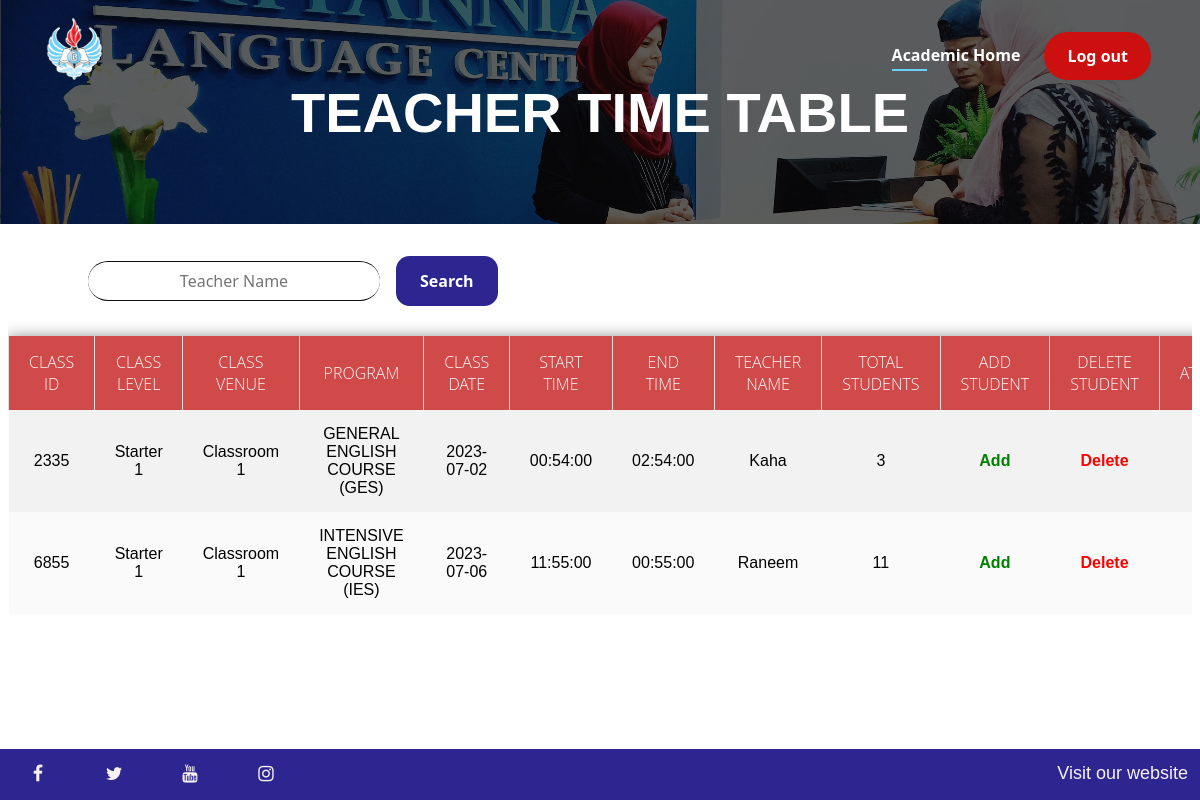
Screenshot of /stafftimetable.php (signed in) with the database file from the repository.
### tables this page shows
CREATE TABLE `class` (
  `classID` int(100) NOT NULL,
  `Level` varchar(100) NOT NULL,
  `ClassVenue` varchar(13) DEFAULT NULL,
  `prog` varchar(100) NOT NULL,
  `Time` time NOT NULL,
  `Time1` time NOT NULL,
  `Date` date NOT NULL,
  `TeacherName` text NOT NULL,
  `idAuthintication` int(11) NOT NULL
);

### stafftimetable.php (the view, shortened to what this page needs)
<?php
$host="localhost";
$user="root";
$password="";
$db="management_system";
include('Header6.php');
include('footer1.php');
$connection=mysqli_connect($host,$user,$password,$db);
?>
<!DOCTYPE html>
<html lang="en">
<head>
  <link rel="stylesheet" href="class.css">
  <link rel="stylesheet" href="footer1.css">
  <link rel="stylesheet" href="Testt.css">
</head>
<body>
<div>
  <div class="search">
    <form id='search' class="search-container" method="POST">
       <input type='text' placeholder='Teacher Name' class="searchinput-field" name='searchTerm'>
       <button type='submit' class="search-btn" name="inf1" value="inf1">Search</button>
    </form>
  </div>
</div>
 <?php
if ($_SERVER["REQUEST_METHOD"] == "POST" && isset($_POST['searchTerm'])) {
  $searchTerm = mysqli_real_escape_string($connection, $_POST['searchTerm']);
  $select = "SELECT * FROM class WHERE TeacherName LIKE '%$searchTerm%'OR classID LIKE '%$searchTerm%'";
} else {
  $select = "SELECT * FROM class";
}
$result = mysqli_query($connection, $select);
$selectTotalStudents = "SELECT c.*, COUNT(cs.studentID) AS student_count
           FROM class AS c
           LEFT JOIN class_student AS cs ON c.classID = cs.classID
           GROUP BY c.classID
           ORDER BY c.classID DESC";
$totalStudentsResult = mysqli_query($connection, $selectTotalStudents);
?>
<div class="filter">
     <table class="filter">
      <thead>
     <tr>
     <th>Class ID</th>
    <th>Class Level</th>
    <th>Class Venue</th>
    <th>Program</th>
    <th>Class Date</th>
    <th>Start Time</th>
    <th>End Time</th>
    <th>Teacher Name</th>
    <th>Total Students</th>
    <th>Add Student</th>
    <th>Delete Student</th>
    <th>Attandance</th>
</tr>
</thead>
<tbody>
<tr>
<?php while($info = mysqli_fetch_array($result)): ?>
   <tr>
      <td><?php echo $info['classID']; ?></td>
      <td><?php echo $info['Level']; ?></td>
      <td><?php echo $info['ClassVenue']; ?></td>
      <td><?php echo $info['prog']; ?></td>
      <td><?php echo $info['Date']; ?></td>
      <td><?php echo $info['Time']; ?></td>
      <td><?php echo $info['Time1']; ?></td>
      <td><?php echo $info['TeacherName']; ?></td>
         <td>
  <?php
    mysqli_data_seek($totalStudentsResult, 0);
    while ($totalInfo = mysqli_fetch_array($totalStudentsResult)) {
      if ($info['classID'] == $totalInfo['classID']) {
        echo $totalInfo['student_count'];
        break;
      }
    }
  ?>
</td>
<td><?php echo "<a class='button-1' href='classadd1.php?class_id={$info['classID']}'>Add</a>";?></td>
<td><?php echo "<a class='button-8' href='delete_student1.php?classID=".$info['classID']."'>Delete</a>"?></td>
<td><?php echo "<a class='button-1' href='view_students.php?classID=".$info['classID']."'>View</a>"?></td>
   </tr>
</tbody>
<?php endwhile; ?>
</table>
</div>
<br/>

### Testt.css (style rules this page uses)
button { font-size: 1rem; padding: 0.5rem 1.5rem; border: none; border-radius: 1rem; margin-right: 1rem; cursor: pointer; color: #fff; font-family: 'Helvetica', sans-serif; transition: all 0.2s ease-in-out; }

### class.css (style rules this page uses)
.filter { max-height: 300px; overflow-y: scroll; overflow-x: scroll; margin-top: 15px; position: relative; }
table { border-collapse: collapse; width: 100%; filter: progid:DXImageTransform.Microsoft.gradient(startColorstr="#e94ca1",endColorstr="#c74ae9",GradientType=1); border-collapse: collapse; border-spacing: 0; box-shadow: 0 2px 15px rgba(64,64,64,.7); border-radius: 0px; overflow: hidden; }
th, td { padding: 15px 20px; text-align: center; }
th { background-color: #bf0000; color: #fafafa; font-family: 'Open Sans',Sans-serif; font-weight: 200; text-transform: uppercase; border-left: 1px solid #dddddd; border-right: 1px solid #dddddd; opacity: .7; }
thead { position: sticky; top: 0; background-color: #bf0000; color: #fafafa; z-index: 1; }
tr:nth-child(even) { background-color: #f2f2f2; }
tr { width: 100%; background-color: #fafafa; font-family: 'Montserrat', sans-serif; }
.button-8 { text-decoration: none; color: red; font-weight: 600; }
.search-container { margin-top: 16rem; margin-left: 5rem; display: flex; align-items: center; }
.searchinput-field { font-size: 1rem; padding: 0.5rem; border: none; border-radius: 0.5rem; margin-right: 1rem; border-radius: 20px; border-top: 1px solid rgb(15, 15, 15); border-bottom: 1px solid rgb(15, 15, 15); outline:none; background: transparent; width: 25%; height: 30%; text-align: center; font-family: system-ui,-apple-system,system-ui,"Helvetica Neue",Helvetica,Arial,sans-serif; }
.search-btn { cursor: pointer; font-size: 1rem; padding: 0.5rem 1.5rem; background: #2d2691; border-left:0; border-top:0; border-right:0; border-bottom:0 ; outline: none; color: white; border: 1px solid transparent; display: inline-flex; font-family: system-ui,-apple-system,system-ui,"Helvetica Neue",Helvetica,Arial,sans-serif; font-size: 16px; font-weight: 600; padding: calc(.875rem - 1px) calc(1.5rem - 1px); text-decoration: none; transition: all 250ms; user-select: none; -webkit-user-select: none; touch-action: manipulation; vertical-align: baseline; width: auto; border-radius: .85rem; }
.button-1 { text-decoration: none; color: green; font-weight: 600; }
a { text-decoration: none; }

### rows the page displays
class: classID "2335", Level "Starter 1", ClassVenue "Classroom 1", prog "GENERAL ENGLISH COURSE (GES)", Date "2023-07-02", Time "00:54:00", Time1 "02:54:00", TeacherName "Kaha", student_count "3"
class: classID "6855", Level "Starter 1", ClassVenue "Classroom 1", prog "INTENSIVE ENGLISH COURSE (IES)", Date "2023-07-06", Time "11:55:00", Time1 "00:55:00", TeacherName "Raneem", student_count "11"
